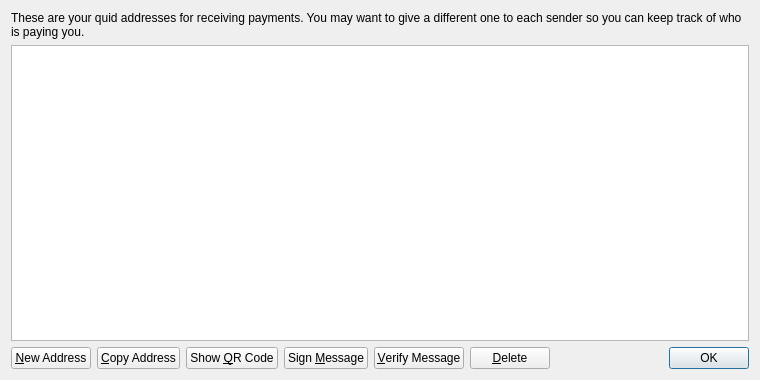
<?xml version="1.0" encoding="UTF-8"?>
<ui version="4.0">
 <class>AddressBookPage</class>
 <widget class="QWidget" name="AddressBookPage">
  <property name="geometry">
   <rect>
    <x>0</x>
    <y>0</y>
    <width>760</width>
    <height>380</height>
   </rect>
  </property>
  <property name="windowTitle">
   <string>Address Book</string>
  </property>
  <layout class="QVBoxLayout" name="verticalLayout">
   <item>
    <widget class="QLabel" name="labelExplanation">
     <property name="text">
      <string>These are your quid addresses for receiving payments. You may want to give a different one to each sender so you can keep track of who is paying you.</string>
     </property>
     <property name="textFormat">
      <enum>Qt::PlainText</enum>
     </property>
     <property name="wordWrap">
      <bool>true</bool>
     </property>
    </widget>
   </item>
   <item>
    <widget class="QTableView" name="tableView">
     <property name="contextMenuPolicy">
      <enum>Qt::CustomContextMenu</enum>
     </property>
     <property name="toolTip">
      <string>Double-click to edit address or label</string>
     </property>
     <property name="tabKeyNavigation">
      <bool>false</bool>
     </property>
     <property name="alternatingRowColors">
      <bool>true</bool>
     </property>
     <property name="selectionMode">
      <enum>QAbstractItemView::SingleSelection</enum>
     </property>
     <property name="selectionBehavior">
      <enum>QAbstractItemView::SelectRows</enum>
     </property>
     <property name="sortingEnabled">
      <bool>true</bool>
     </property>
     <attribute name="verticalHeaderVisible">
      <bool>false</bool>
     </attribute>
    </widget>
   </item>
   <item>
    <layout class="QHBoxLayout" name="horizontalLayout">
     <item>
      <widget class="QPushButton" name="newAddressButton">
       <property name="toolTip">
        <string>Create a new address</string>
       </property>
       <property name="text">
        <string>&amp;New Address</string>
       </property>
       <property name="icon">
        <iconset resource="../bitcoin.qrc">
         <normaloff>:/icons/add</normaloff>:/icons/add</iconset>
       </property>
      </widget>
     </item>
     <item>
      <widget class="QPushButton" name="copyToClipboard">
       <property name="toolTip">
        <string>Copy the currently selected address to the system clipboard</string>
       </property>
       <property name="text">
        <string>&amp;Copy Address</string>
       </property>
       <property name="icon">
        <iconset resource="../bitcoin.qrc">
         <normaloff>:/icons/editcopy</normaloff>:/icons/editcopy</iconset>
       </property>
      </widget>
     </item>
     <item>
      <widget class="QPushButton" name="showQRCode">
       <property name="text">
        <string>Show &amp;QR Code</string>
       </property>
       <property name="icon">
        <iconset resource="../bitcoin.qrc">
         <normaloff>:/icons/qrcode</normaloff>:/icons/qrcode</iconset>
       </property>
      </widget>
     </item>
     <item>
      <widget class="QPushButton" name="signMessage">
       <property name="toolTip">
        <string>Sign a message to prove you own a quid address</string>
       </property>
       <property name="text">
        <string>Sign &amp;Message</string>
       </property>
       <property name="icon">
        <iconset resource="../bitcoin.qrc">
         <normaloff>:/icons/edit</normaloff>:/icons/edit</iconset>
       </property>
      </widget>
     </item>
     <item>
      <widget class="QPushButton" name="verifyMessage">
       <property name="toolTip">
        <string>Verify a message to ensure it was signed with a specified quid address</string>
       </property>
       <property name="text">
        <string>&amp;Verify Message</string>
       </property>
       <property name="icon">
        <iconset resource="../bitcoin.qrc">
         <normaloff>:/icons/transaction_0</normaloff>:/icons/transaction_0</iconset>
       </property>
      </widget>
     </item>
     <item>
      <widget class="QPushButton" name="deleteButton">
       <property name="toolTip">
        <string>Delete the currently selected address from the list</string>
       </property>
       <property name="text">
        <string>&amp;Delete</string>
       </property>
       <property name="icon">
        <iconset resource="../bitcoin.qrc">
         <normaloff>:/icons/remove</normaloff>:/icons/remove</iconset>
       </property>
      </widget>
     </item>
     <item>
      <spacer name="horizontalSpacer">
       <property name="orientation">
        <enum>Qt::Horizontal</enum>
       </property>
       <property name="sizeHint" stdset="0">
        <size>
         <width>40</width>
         <height>20</height>
        </size>
       </property>
      </spacer>
     </item>
     <item>
      <widget class="QDialogButtonBox" name="buttonBox">
       <property name="sizePolicy">
        <sizepolicy hsizetype="Maximum" vsizetype="Fixed">
         <horstretch>0</horstretch>
         <verstretch>0</verstretch>
        </sizepolicy>
       </property>
       <property name="standardButtons">
        <set>QDialogButtonBox::Ok</set>
       </property>
      </widget>
     </item>
    </layout>
   </item>
  </layout>
 </widget>
 <resources>
  <include location="../bitcoin.qrc"/>
 </resources>
 <connections/>
</ui>
